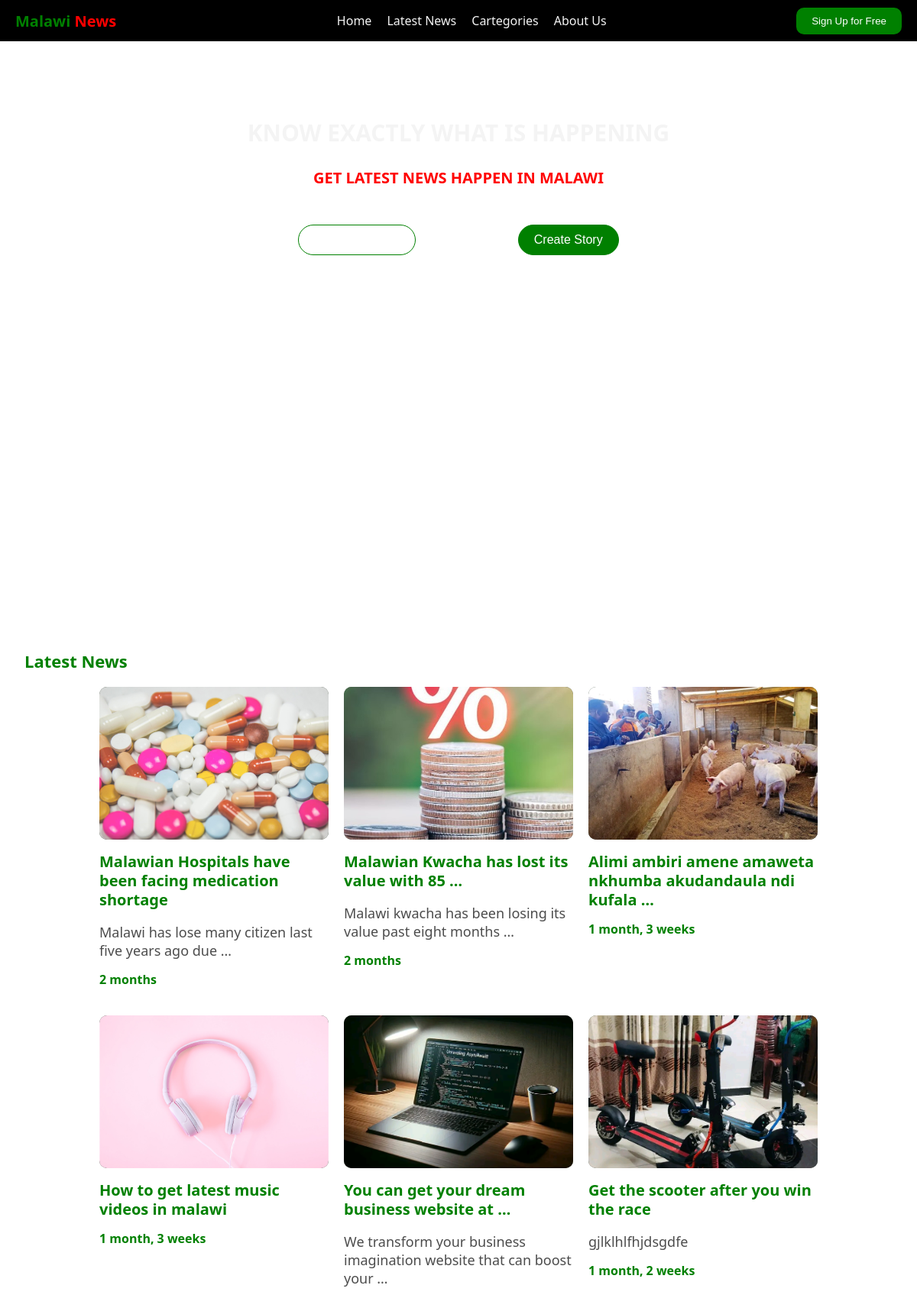
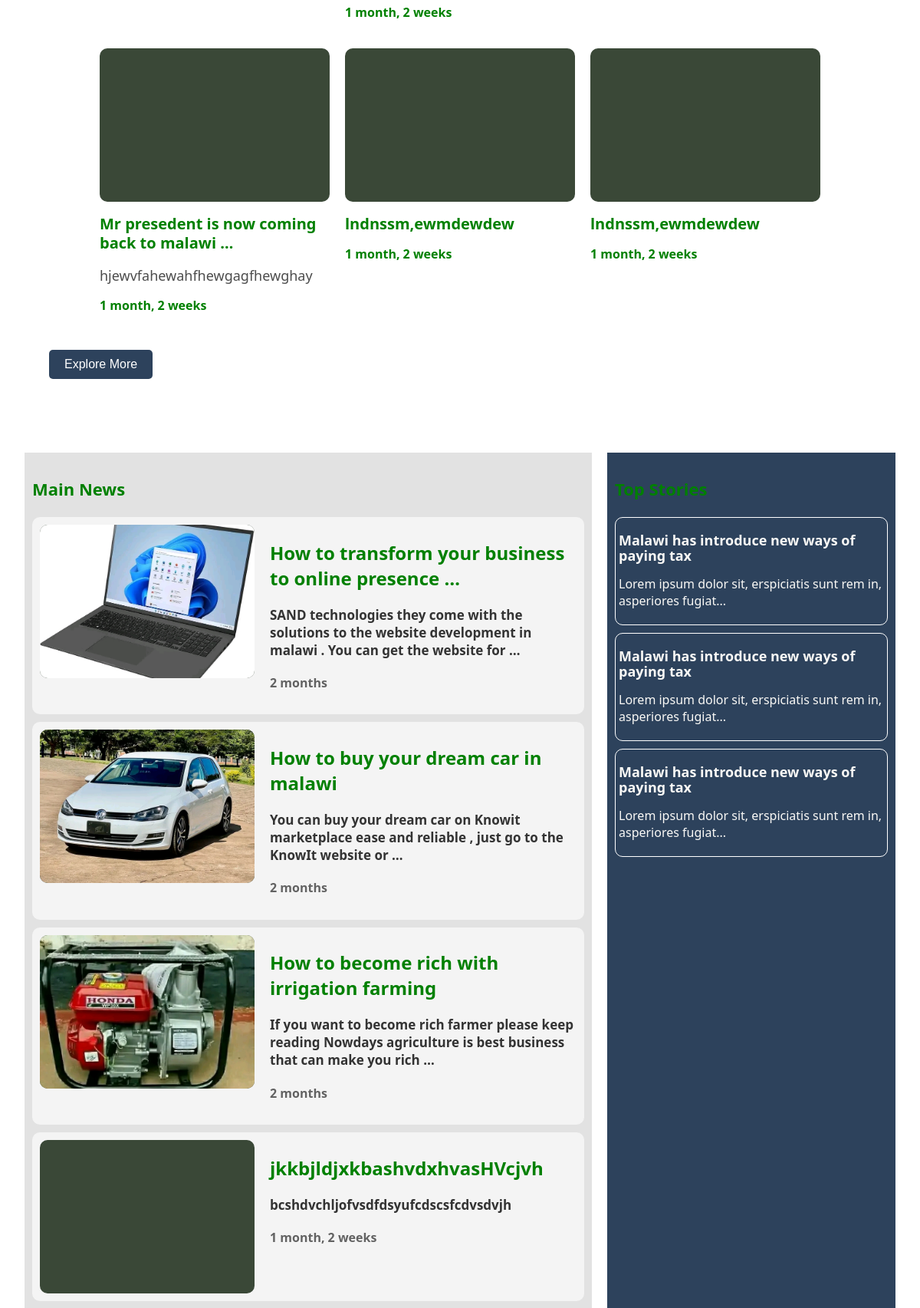
The page / (upper part) on the database its author committed (2 pictures, top to bottom).
### News/models.py (models this page shows, shortened)
class LatestNews(models.Model):
    Title = models.CharField( max_length=200)
    Cartegory = models.ForeignKey("Cartegory",  on_delete=models.CASCADE)
    Picture = models.ImageField(upload_to="News/Latest" ,null=True , blank=True)
    Story = models.TextField()
    Host = models.ForeignKey(Profile , on_delete=models.CASCADE)
    Created = models.DateTimeField(auto_now_add=True)
    Modified = models.DateTimeField(auto_now=True)

class NewsContent(models.Model):
    Title = models.CharField( max_length=200)
    Cartegory = models.ForeignKey("Cartegory",  on_delete=models.CASCADE)
    Picture = models.ImageField(upload_to="News/Stories" ,null=True , blank=True)
    Story = models.TextField()
    Host = models.ForeignKey(Profile , on_delete=models.CASCADE)
    Created = models.DateTimeField(auto_now_add=True)
    Modified = models.DateTimeField(auto_now=True)

### News/views.py (the view, shortened to what this page needs)
# urls.py: path("",views.HomePage , name="home"),
def HomePage (request):
    latest = LatestNews.objects.all()
    news = NewsContent.objects.all()
    context={
        "latest":latest,
        "news":news
    }
    return render(request,"pages/home-page.html",context)

### templates/pages/home-page.html (shortened to what this page needs)
{% extends "index.html" %}
{% block content %}
<header>
    {% include "constants/navbar.html" %}
    <section class="hero-container">
        <div class="hero-wrap">
          <h1>KNOW EXACTLY WHAT IS HAPPENING</h1>
          <h2>GET LATEST NEWS HAPPEN IN MALAWI</h2>
          <div class="hero-btn">
            <button class="sign-btn">
              <a href="{% url 'sign-up' %}">Sign Up for free</a>
            </button>
            <button class="try-btn">
              <a href="{% url 'profile' %}">Create Story</a>
            </button>
          </div>
        </div>
      </section>
</header>
<main>
    <section class="container latest">
      <div class="title">
        <h1>Latest News</h1>
      </div>
      <div class="latest-wrapper">
       {% for item in latest %}
       <div class="profile-news-card">
        <a href="{% url 'latest-story' item.id %}">
          <div class="news-photo">
            {% if item.Picture %}
              <img src="{{item.Picture.url}}" alt="" />
            {% endif %}
          </div>
          <div class="news-text">
              <h2>{{item.Title|truncatewords:8}}</h2>
                  <p>{{item.Story|truncatewords:10}}</p>
                  <h4>{{item.Created|timesince}}</h4>
          </div>
        </a>
    </div>
       {% endfor %}
      </div>
      <div class="latest-btn">
        <a href="{% url 'latest-news' %}">
          <button>Explore More</button>
        </a>
      </div>
    </section>
    <section class="container main-news">
      <section class="news-wrapper">
        <div class="title">
          <h1>Main News</h1>
        </div>
        <div class="news-wrap">
          {% for item in news %}
          <a href="{% url 'story-news' item.id%}">
            <div class="news-card">
              <div class="card-image">
                {% if item.Picture %}
                  <img src="{{item.Picture.url}}" alt="" />
                {% endif %}
              </div>
              <div class="text">
                <h2>{{item.Title|truncatewords:8}}</h2>
                <p>{{item.Story|truncatewords:20}}</p>
                <h4>{{item.Created|timesince}}</h4>
              </div>
            </div>
          </a>
          {% endfor %}
        </div>
      </section>
      <aside>
        <div class="title">
          <h1>Top Stories</h1>
        </div>
        <div class="top-wrapper">
          <div class="top-card">
            <h2>Malawi has introduce new ways of paying tax</h2>
            <p>
              Lorem ipsum dolor sit, erspiciatis sunt rem in, asperiores
              fugiat...
            </p>
          </div>
          <div class="top-card">
            <h2>Malawi has introduce new ways of paying tax</h2>
            <p>
              Lorem ipsum dolor sit, erspiciatis sunt rem in, asperiores
              fugiat...
            </p>
          </div>
          <div class="top-card">
            <h2>Malawi has introduce new ways of paying tax</h2>
            <p>
              Lorem ipsum dolor sit, erspiciatis sunt rem in, asperiores
              fugiat...
            </p>
          </div>
        </div>
      </aside>
    </section>
  </main>
{% endblock  %}

### static/CSS/style.css (style rules this page uses)
body { box-sizing: border-box; margin: 0; padding: 0; font-family: 'Segoe UI', Tahoma, Geneva, Verdana, sans-serif; }
* { list-style: none; text-decoration: none; }
header .hero-container { height: 100vh; background-image: linear-gradient(rgba(0,0,0,0.4)) ,url("/static/LocalImages/bg-img.jpg"); display: flex; justify-content: center; }
header .hero-container .hero-wrap { padding: 8rem 20px 4rem; max-width: 600px; }
.hero-container .hero-wrap h1 { color:#f4f4f4; text-align: center; font-size: 30px; }
.hero-container .hero-wrap h2 { font-size: 20px; text-align: center; color: red; }
.hero-btn { display: flex; justify-content: space-around; }
.hero-container .hero-wrap button { padding:10px 20px; border-radius:20px; font-size: 16px; color:#fff; cursor: pointer; margin: 2rem auto; transition: all 300ms ease-in; }
.hero-wrap .sign-btn { border:1.5px solid green; background-color: transparent; }
.hero-wrap .sign-btn a { font-size: 16px; color:#fff; }
.hero-wrap button { border:1.5px solid green; background-color: green; }
.hero-wrap button a { font-size: 16px; color:#fff; }
.title h1 { color: green; font-size: 22px; }
.container { padding: 2rem; }
.latest-wrapper { display: flex; gap: 20px; flex-wrap: wrap; justify-content: center; }
.latest-btn { padding: 2rem; }
.latest-btn button { padding:10px 20px; border: none; background-color: #2d425c; cursor:pointer; color:#fff; font-size:16px; border-radius:5px; }
.main-news { display: flex; gap:20px; }
.news-wrapper { background-color: #e2e2e2; width: 1000px; flex: 1; padding: 10px; }
.news-card { width: 700px; display: flex; gap:20px; background-color: #f4f4f4; padding:10px; margin: 10px 0px; border-radius: 10px; }
.news-card .card-image { width: 350px; height: 200px; background-color: #3a4837; border-radius: 10px; }
.news-card img { width: 100%; height: 100%; border-radius: 10px; object-fit: cover; }
aside { width: 400px; background-color: #2d425c; padding: 10px; }
.top-card { border-radius: 10px; padding: 4px; border: 1.5px solid #fff; margin: 10px 0px; transition: all 300ms ease-in; }
.top-card h2 { line-height: 20px; font-size: 18px; color:#faf9f6; }
.top-card p { color:#faf9f6; }
.text { width: 500px; }
.text h2 { color: green; }
.text p { color: #333; font-size: 17px; font-weight: 600; }
.text h4 { color: rgba(0,0,0,0.6); line-height: 20px; }
.profile-news-card { width: 300px; }
.news-photo { width: 300px; height: 200px; background-color: #3a4837; border-radius: 10px; }
.news-photo img { width: 100%; height: 100%; object-fit: cover; border-radius: inherit; }
.news-text h2 { color:green; font-size: 20px; }
.news-text p { color: rgba(0,0,0,0.7); font-size: 18px; font-weight: 500; }
.news-text h4 { color: green; }
.news-text h2 { color: green; line-height: 25px; }
.news-text h4 { color:rgba(0,0,0,0.6); line-height: 10px; }
.news-text p { font-size: 16px; font-weight: 500; }

### rows shown on the page
LatestNews: Picture (picture), Title "Malawian Hospitals have been facing medication shortage", Story "Malawi has lose many citizen last five years ago due …", Created "2 months"
LatestNews: Picture (picture), Title "Malawian Kwacha has lost its value with 85 …", Story "Malawi kwacha has been losing its value past eight months …", Created "2 months"
LatestNews: Picture (picture), Title "Alimi ambiri amene amaweta nkhumba akudandaula ndi kufala …", Created "1 month, 3 weeks"
LatestNews: Picture (picture), Title "How to get latest music videos in malawi", Created "1 month, 3 weeks"
LatestNews: Picture (picture), Title "You can get your dream business website at …", Story "We transform your business imagination website that can boost your …", Created "1 month, 2 weeks"
LatestNews: Picture (picture), Title "Get the scooter after you win the race", Story "gjlklhlfhjdsgdfe", Created "1 month, 2 weeks"
LatestNews: Title "Mr presedent is now coming back to malawi …", Story "hjewvfahewahfhewgagfhewghay", Created "1 month, 2 weeks"
LatestNews: Title "lndnssm,ewmdewdew", Created "1 month, 2 weeks"
LatestNews: Title "lndnssm,ewmdewdew", Created "1 month, 2 weeks"
NewsContent: Picture (picture), Title "How to transform your business to online presence …", Story "SAND technologies they come with the solutions to the website development in malawi . You can get the website for …", Created "2 months"
NewsContent: Picture (picture), Title "How to buy your dream car in malawi", Story "You can buy your dream car on Knowit marketplace ease and reliable , just go to the KnowIt website or …", Created "2 months"
NewsContent: Picture (picture), Title "How to become rich with irrigation farming", Story "If you want to become rich farmer please keep reading Nowdays agriculture is best business that can make you rich …", Created "2 months"
NewsContent: Title "jkkbjldjxkbashvdxhvasHVcjvh", Story "bcshdvchljofvsdfdsyufcdscsfcdvsdvjh", Created "1 month, 2 weeks"
